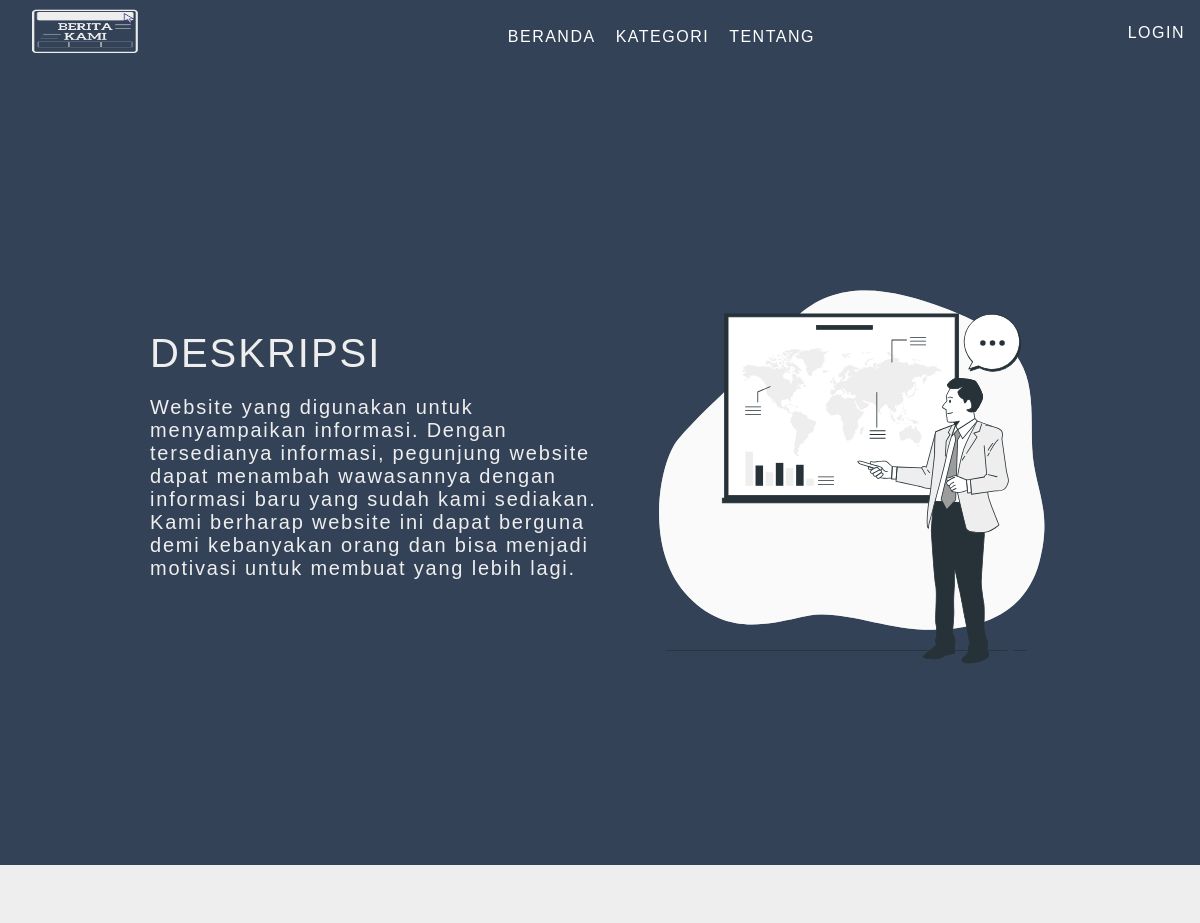
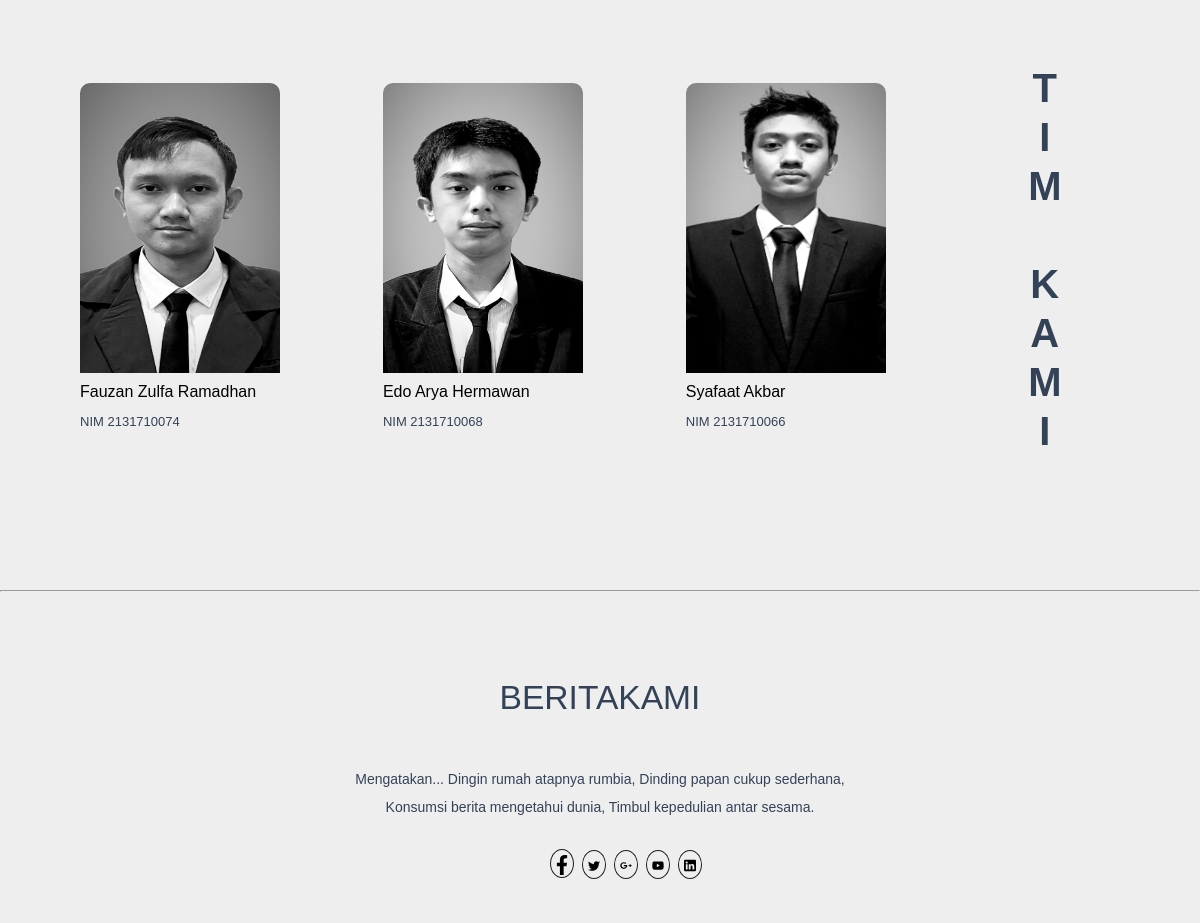
Page /about.php on the committed database (2 pictures, top to bottom).
### tables this page shows
CREATE TABLE `profile` (
  `id` int(11) NOT NULL,
  `nama` varchar(100) NOT NULL,
  `nim` varchar(20) NOT NULL,
  `gambar` varchar(256) NOT NULL
);

### about.php (the view, shortened to what this page needs)
<!DOCTYPE html>
<html lang="en">
<head>
    <link rel="stylesheet" href="style/styleAbout.css">
</head>
<body>
    <nav>
        <a href="index.php" class="logo">
            <div class="logoBk">
                <img src="assets/logoBk.png" alt="">
            </div>
        </a>
        <div>
            <ul class="menu">
                <li><a href="index.php">Beranda</a></li>
                <li><a href="pilihKategori.php">Kategori</a></li>
                <li><a href="about.php">Tentang</a></li>
            </ul>
        </div>
        <a href="admin/loginAdmin.php" class="login">Login</a>
    </nav>
    <section id="about">
        <div class="about">
            <h2 style="text-transform: uppercase;">Deskripsi</h2>
            <p>Website yang digunakan untuk menyampaikan informasi. Dengan tersedianya informasi, pegunjung website dapat menambah wawasannya dengan informasi baru yang sudah kami sediakan. Kami berharap website ini dapat berguna demi kebanyakan orang dan bisa menjadi motivasi untuk membuat yang lebih lagi.</p>
        </div>
        <div class="about-media">
            <img src="assets/aboutImg.svg" alt="">
        </div>
    </section>
    <section id="product">
        <?php
        include "koneksi.php";
        $query = "select * from profile";
        $result = $mysqli->query($query);
        $num_results = $result->num_rows;
        if ($num_results > 0) {
            while ($row = $result->fetch_assoc()) {
                extract($row);
                ?>
                <div class="product-media">
                    <img src="<?php echo ("{$gambar}"); ?>" alt="">
                    <br></A><?php echo ("{$nama}"); ?></a>
                    <br>
                    <p>NIM <?php echo ("{$nim}"); ?></p>
                </div>
        <?php
            }
        }
        ?>
        <div class="product-title">
            <h2>TIM KAMI</h2>
        </div>
    </section>
    <hr>
    <footer>
        <div class="footer-content">
            <h3>BERITAKAMI</h3>
            <p>Mengatakan... Dingin rumah atapnya rumbia, Dinding papan cukup sederhana, Konsumsi berita mengetahui dunia, Timbul kepedulian antar sesama.</p>
            <ul class="socials">
                <li><a href="#"><img src="assets/facebook.svg" alt=""></a></li>
                <li><a href="#"><img src="assets/twitter.svg" alt=""></a></li>
                <li><a href="#"><img src="assets/google.svg" alt=""></a></li>
                <li><a href="#"><img src="assets/youtube.svg" alt=""></a></li>
                <li><a href="#"><img src="assets/linkedin.svg" alt=""></a></li>
            </ul>
        </div>
    </footer>
</body>
</html>

### style/styleAbout.css (style rules this page uses)
* { box-sizing: border-box; }
html { scroll-behavior: smooth; }
body { margin: 0; margin-top: 0; font-family: Verdana, sans-serif; background-color: #EEEEEE; }
ul { padding-top: 8px; list-style: none !important; }
a { text-decoration: none !important; color: #fff; }
nav { display: flex; justify-content: space-between; text-transform: uppercase; align-items: center; letter-spacing: 1.5px; background-color: #334257; padding: 15px; height: 65px; }
nav .logoBk img { padding-top: 20px; width: 140px; height: 110px; }
.logo { font-weight: bold; color: #fff; font-size: 23px; }
.logo img { width: 150px; height: 50px; }
.menu { display: flex; }
.menu li a { color: #fff; padding: 10px; }
.login { color: #fff; }
#about { height: 100vh; color: #EEEEEE; background-color: #334257; padding-left: 150px; padding-right: 150px; display: flex; align-items: center; justify-content: space-between; }
.about-media img { padding-top: 30px; width: 400px; height: 430px; }
.about { width: 50%; }
.about h2 { font-size: 2.5rem; color: #EEEEEE; font-weight: normal; letter-spacing: 2px; margin-top: 0; margin-bottom: 0; }
.about p { font-size: 20px; letter-spacing: 1.8px; color: #EEEEEE; }
#product { height: 80vh; background-color: #EEEEEE; padding-left: 70px; padding-right: 100px; display: flex; align-items: center; justify-content: space-between; }
.product-title h2 { font-size: 40px; letter-spacing: 5px; writing-mode: vertical-lr; text-orientation: upright; padding-right: 0px; padding-left: 10px; color: #334257; }
.product-media { width: 33%; padding-left: 10px; border-radius: 10px; }
.product-media img { width: 200px; height: 300px; padding-bottom: 10px; border-radius: 10px; }
.product-media p { font-size: 13px; color: #334257; }
body { font-family: Verdana, sans-serif; }
img { vertical-align: middle; }
footer { position: absolute; left: 0; right: 0; background: #EEEEEE; height: auto; padding-top: 40px; color: #334257; }
.footer-content { display: flex; align-items: center; justify-content: center; flex-direction: column; text-align: center; }
.footer-content h3 { font-size: 2.1rem; font-weight: 500; text-transform: capitalize; line-height: 3rem; }
.footer-content p { max-width: 500px; margin: 10px auto; line-height: 28px; font-size: 14px; color: #334257; }
.socials { list-style: none; display: flex; align-items: center; justify-content: center; margin: 1rem 0 3rem 0; }
.socials li { margin: 0 10px; }
.socials a { text-decoration: none; color: #1e1e1e; border: 1.1px solid #1e1e1e; padding: 5px; border-radius: 50%; }

### rows in the picture
profile: gambar (picture), nama "Fauzan Zulfa Ramadhan", nim "2131710074"
profile: gambar (picture), nama "Edo Arya Hermawan", nim "2131710068"
profile: gambar (picture), nama "Syafaat Akbar", nim "2131710066"
